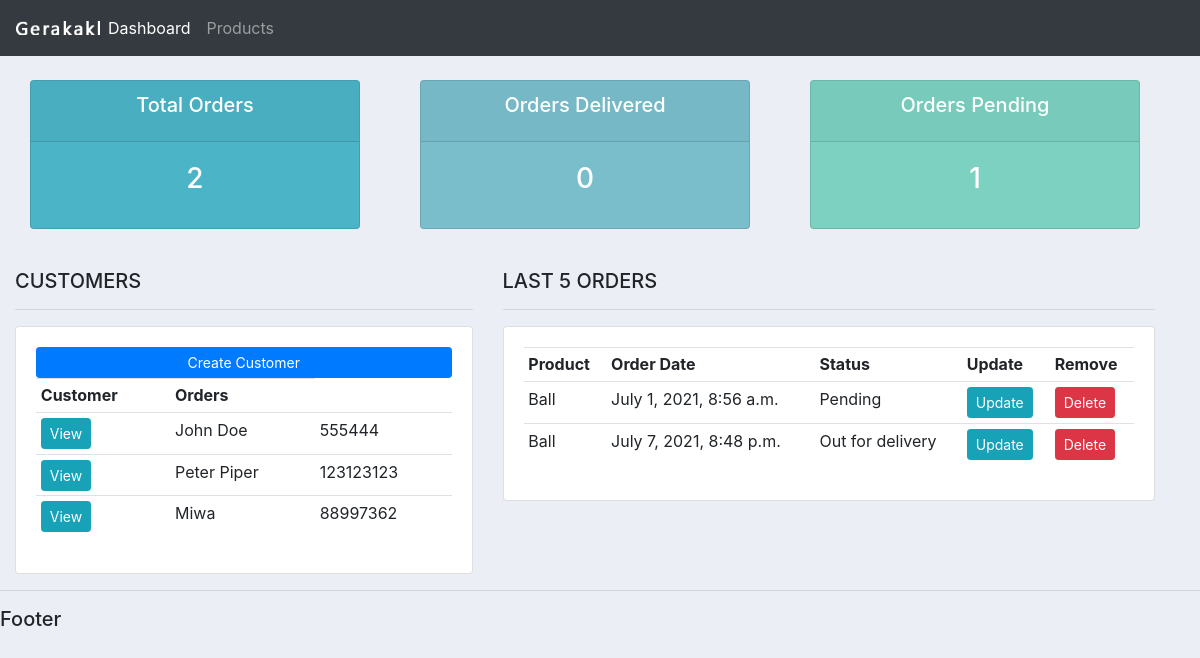
The app's page /, older data.
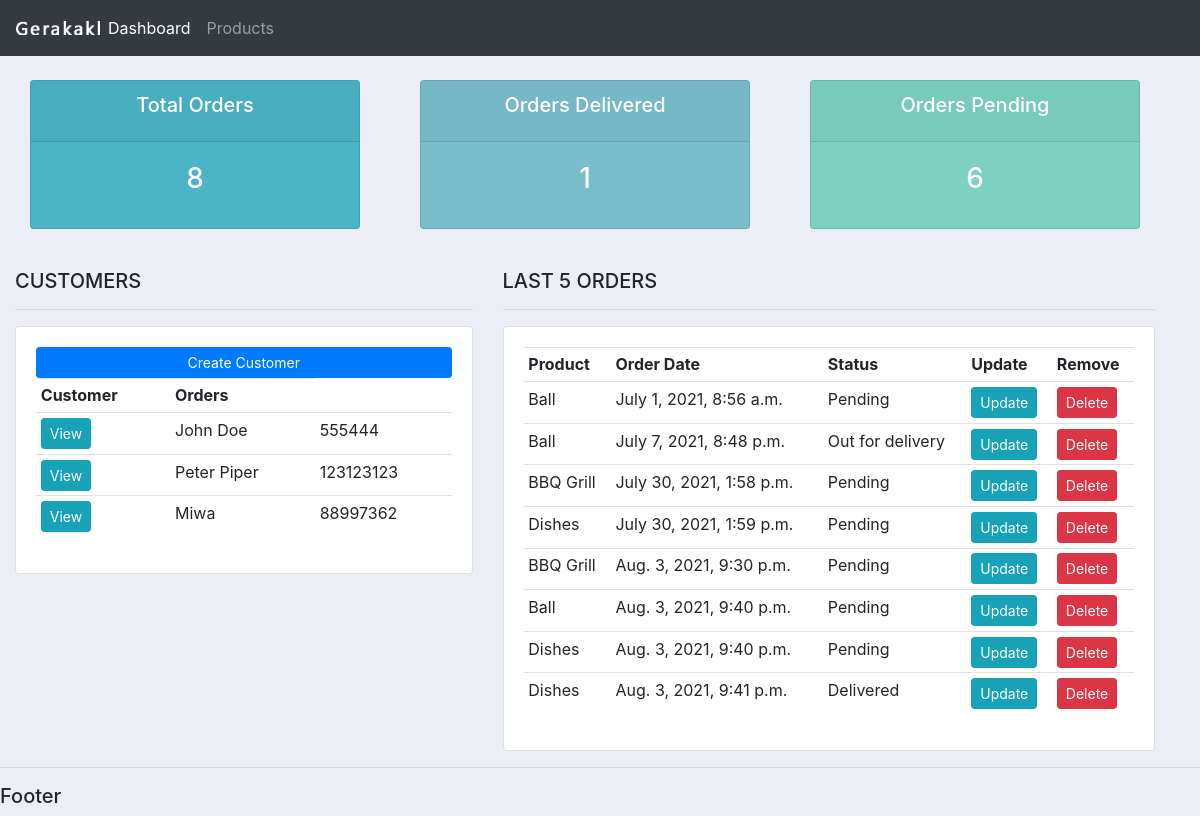
The same page, newer data.
### accounts/models.py (models this page shows, shortened)
class Customer(models.Model):
    name = models.CharField(max_length=200, null=True)
    phone = models.CharField(max_length=200, null=True)
    email = models.CharField(max_length=200, null=True)
    date_created = models.DateTimeField(auto_now_add=True, null=True)

class Order(models.Model):
    STATUS = (
        ('Pending', 'Pending'),
        ('Out for delivery', 'Out for delivery'),
        ('Delivered', 'Delivered'),
    )
    customer = models.ForeignKey(Customer, null=True, on_delete=models.SET_NULL)
    product = models.ForeignKey(Product, null=True, on_delete=models.SET_NULL)
    date_created = models.DateTimeField(auto_now_add=True, null=True)
    status = models.CharField(max_length=200, null=True, choices=STATUS)
    note = models.CharField(max_length=1000, null=True)

class Product(models.Model):
    CATEGORY = (
        ('Indoor', 'Indoor'),
        ('Out door', 'Out door'),
    )
    name = models.CharField(max_length=200, null=True)
    price = models.FloatField(null=True)
    category = models.CharField(max_length=200, null=True, choices=CATEGORY)
    description = models.CharField(max_length=200, null=True, blank=True)
    date_created = models.DateTimeField(auto_now_add=True, null=True)
    tags = models.ManyToManyField(Tag)
    def __str__(self):
        return self.name

### accounts/views.py (the view)
# urls.py: path('', views.home, name="home"),
def home(request):
    orders = Order.objects.all()
    customers = Customer.objects.all()
    total_customers = customers.count()
    total_orders = orders.count()
    delivered = orders.filter(status='Delivered').count()
    pending = orders.filter(status='Pending').count()
    context = {'orders': orders, 'customers': customers,
               'total_orders': total_orders, 'total_customers': total_customers,
               'delivered': delivered, 'pending': pending}
    return render(request, 'accounts/dashboard.html', context)

### accounts/templates/accounts/dashboard.html
{% extends 'accounts/main.html' %}
{% block content %}
{% include 'accounts/status.html' %}
<br>
<div class="container-fluid row">
    <div class="col-md-5">
        <h5>CUSTOMERS</h5>
        <hr>
        <div class="card card-body">
            <a class="btn btn-primary btn-sm btn-block" href="">Create Customer</a>
            <table class="table table-sm">
                <tr>
                    <th>Customer</th>
                    <th>Orders</th>
                </tr>
                {% for customer in customers %}
                <tr>
                    <td><a class="btn btn-sm btn-info" href="{% url 'customer' customer.id %}">View</a></td>
                    <td>{{customer.name}}</td>
                    <td>{{customer.phone}}</td>
                </tr>
                {% endfor %}
            </table>
        </div>
    </div>
    <div class="col-md-7">
        <h5>LAST 5 ORDERS</h5>
        <hr>
        <div class="card card-body">
            <table class="table table-sm">
                <tr>
                    <th>Product</th>
                    <th>Order Date</th>
                    <th>Status</th>
                    <th>Update</th>
                    <th>Remove</th>
                </tr>
                {% for order in orders %}
                <tr>
                    <td>{{order.product}}</td>
                    <td>{{order.date_created}}</td>
                    <td>{{order.status}}</td>
                    <td><a class="btn btn-sm btn-info" href=" {% url 'update_order' order.id %}">Update</a></td>
                    <td><a class="btn btn-sm btn-danger" href=" {% url 'delete_order' order.id %}">Delete</a></td>
                </tr>
                {% endfor %}
            </table>
        </div>
    </div>
</div>
{% endblock %}

### accounts/templates/accounts/main.html (shortened to what this page needs)
{% load static %}
<!DOCTYPE html>
<html lang="en">
<head>
    <link rel="stylesheet" href="https://stackpath.bootstrapcdn.com/bootstrap/4.3.1/css/bootstrap.min.css"
>
    <link rel="stylesheet" type="text/css" href="{% static '/css/main.css' %}">
</head>
<body>
{% include 'accounts/navbar.html' %}
{% block content %}
{% endblock %}
<hr>
<h5>Footer</h5>
</body>
</html>

### accounts/templates/accounts/navbar.html (shortened to what this page needs)
{% load static %}
<nav class="navbar navbar-expand-lg navbar-dark bg-dark">
    <img src="{% static 'images/logo.png'%}" style="width: 7vw; min-width: 3px;" >
    <div class="collapse navbar-collapse" id="navbarNav">
        <ul class="navbar-nav">
            <li class="nav-item active">
                <a class="nav-link" href="{% url 'home' %}">Dashboard</a>
            </li>
            <li class="nav-item">
                <a class="nav-link" href="{% url 'products' %}">Products</a>
            </li>
        </ul>
    </div>
</nav>

### accounts/templates/accounts/status.html
<br>
<div class="container-fluid row">
    <div class="col">
        <div class="col-md">
            <div class="card text-center text-white mb-3" id="total-orders">
                <div class="card-header">
                    <h5 class="card-title">Total Orders</h5>
                </div>
                <div class="card-body">
                    <h3 class="card-title">{{total_orders}}</h3>
                </div>
            </div>
        </div>
    </div>
    <div class="col">
        <div class="col-md">
            <div class="card text-center text-white mb-3" id="orders-delivered">
                <div class="card-header">
                    <h5 class="card-title">Orders Delivered</h5>
                </div>
                <div class="card-body">
                    <h3 class="card-title">{{delivered}}</h3>
                </div>
            </div>
        </div>
    </div>
    <div class="col">
        <div class="col-md">
            <div class="card text-center text-white mb-3" id="orders-pending">
                <div class="card-header">
                    <h5 class="card-title">Orders Pending</h5>
                </div>
                <div class="card-body">
                    <h3 class="card-title">{{pending}}</h3>
                </div>
            </div>
        </div>
    </div>
</div>

### static/css/main.css (style rules this page uses)
body { background-color: #ebeff5; }
#total-orders { background-color: #4cb4c7; }
#orders-delivered { background-color: #7abecc; }
#orders-pending { background-color: #7CD1C0; }

Row changes from the older to the newer data that the page shows:
added Order: product "BBQ Grill", date_created "July 30, 2021, 1:58 p.m.", status "Pending"
added Order: product "Dishes", date_created "July 30, 2021, 1:59 p.m.", status "Pending"
added Order: product "BBQ Grill", date_created "Aug. 3, 2021, 9:30 p.m.", status "Pending"
added Order: product "Ball", date_created "Aug. 3, 2021, 9:40 p.m.", status "Pending"
added Order: product "Dishes", date_created "Aug. 3, 2021, 9:40 p.m.", status "Pending"
added Order: product "Dishes", date_created "Aug. 3, 2021, 9:41 p.m.", status "Delivered"
Text that changed along with them:
{{ total_orders }}: "2" → "8"
{{ delivered }}: "0" → "1"
{{ pending }}: "1" → "6"
